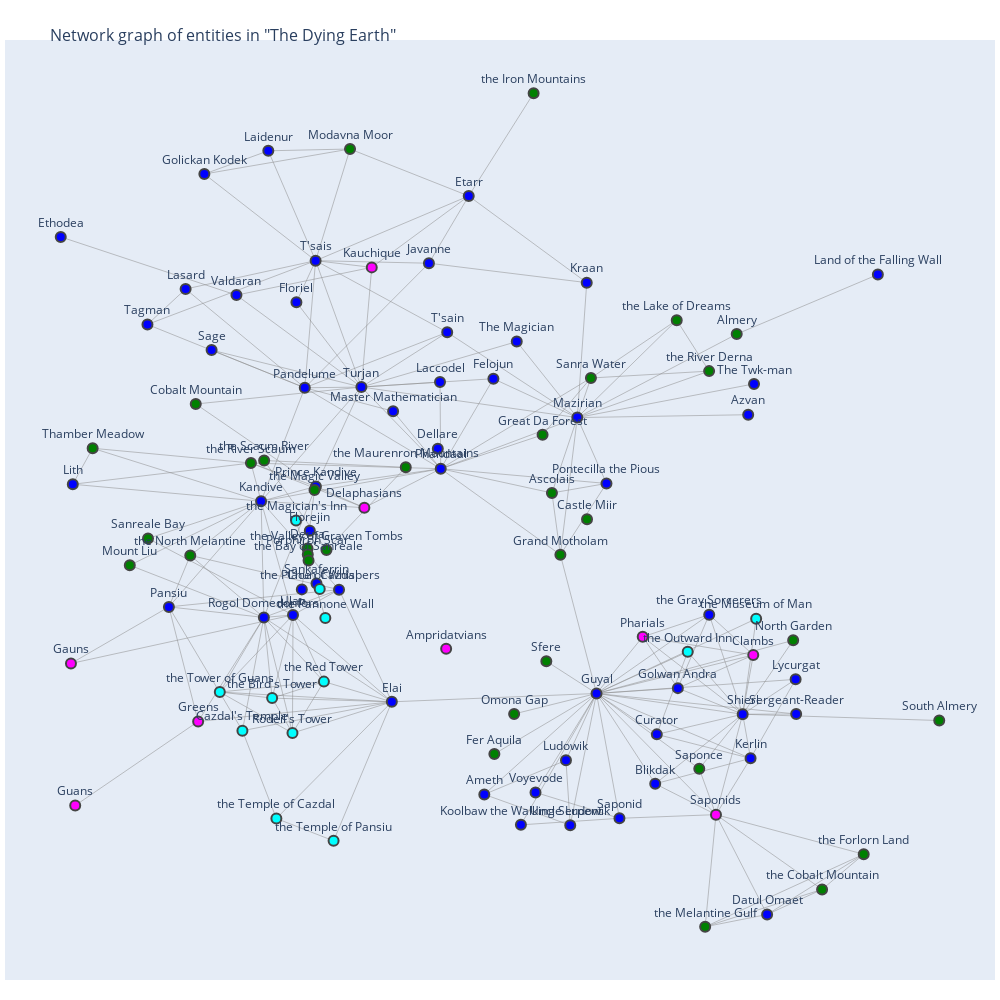

Here is the notebook cell this chart was saved with:
### Code cell
import pandas as pd
import plotly.graph_objects as go
import networkx as nx
from itertools import combinations

# Assuming de_df is your DataFrame and already loaded with the 'Entities' column filled as per your function

# Define entity types and their corresponding colors
entity_types = ['PERSON', 'LOC', 'ARTIFACT_OBJECT', 'FAC', 'NORP', 'SPELL', 'CREATURE', 'EVENT']
colors = ['blue', 'green', 'red', 'cyan', 'magenta', 'yellow', 'orange', 'purple']
color_map = dict(zip(entity_types, colors))

# Create a network graph
G = nx.Graph()

# Add nodes with their type
for _, row in de_df.iterrows():
    filtered_entities = filter_entities(row['Entities'])
    for entity, entity_type in filtered_entities:
        G.add_node(entity, type=entity_type)

# Add edges (for simplicity, connecting all entities within the same text, except ("Earth", "LOC"))
for _, row in de_df.iterrows():
    filtered_entities = filter_entities(row['Entities'])
    entities = [entity for entity, _ in filtered_entities]
    for source, target in combinations(entities, 2):
        G.add_edge(source, target)

# Position the nodes using a layout to bring outliers closer
pos = nx.kamada_kawai_layout(G)

# Prepare plotly graph
edge_x = []
edge_y = []
for edge in G.edges():
    x0, y0 = pos[edge[0]]
    x1, y1 = pos[edge[1]]
    edge_x.extend([x0, x1, None])
    edge_y.extend([y0, y1, None])

edge_trace = go.Scatter(
    x=edge_x, y=edge_y,
    line=dict(width=0.5, color='#888'),
    hoverinfo='none',
    mode='lines')

node_x = []
node_y = []
node_color = []
node_text = []
for node in G.nodes():
    x, y = pos[node]
    node_x.append(x)
    node_y.append(y)
    node_color.append(color_map.get(G.nodes[node]['type'], 'grey'))
    node_text.append(node)

node_trace = go.Scatter(
    x=node_x, y=node_y,
    mode='markers+text',
    hoverinfo='text',
    text=node_text,
    textposition="top center",
    marker=dict(
        size=10,
        color=node_color,
        line_width=2))

# Create layout for the graph
fig = go.Figure(data=[edge_trace, node_trace],
             layout=go.Layout(
                title='<br>Network graph of entities in "The Dying Earth"',
                titlefont_size=16,
                showlegend=False,
                hovermode='closest',
                margin=dict(b=20,l=5,r=5,t=40),
                xaxis=dict(showgrid=False, zeroline=False, showticklabels=False),
                yaxis=dict(showgrid=False, zeroline=False, showticklabels=False)))
fig.update_layout(
    width=1000,  # Set the width of the plot
    height=1000)

# Code to display the graph
fig.show()

### Figure 1 — Plotly figure (JSON) as saved in the notebook; plotly's stock layout.template omitted (floating-point values rounded to 4 significant figures; data arrays with more than 128 entries replaced by an {"elided": "..."} marker saying what was removed)
{"data": [{"hoverinfo": "none", "line": {"color": "#888", "width": 0.5}, "mode": "lines", "type": "scatter", "x": {"elided": "657 float values"}, "y": {"elided": "657 float values"}}, {"hoverinfo": "text", "marker": {"color": ["blue", "blue", "blue", "blue", "blue", "green", "blue", "blue", "blue", "magenta", "blue", "green", "blue", "blue", "green", "blue", "blue", "blue", "blue", "green", "blue", "green", "blue", "blue", "green", "green", "green", "blue", "blue", "blue", "blue", "green", "blue", "blue", "blue", "blue", "green", "green", "blue", "magenta", "green", "blue", "green", "green", "green", "green", "blue", "green", "blue", "green", "blue", "green", "blue", "green", "green", "green", "cyan", "cyan", "green", "blue", "cyan", "magenta", "green", "blue", "blue", "blue", "green", "blue", "magenta", "magenta", "blue", "cyan", "cyan", "cyan", "magenta", "cyan", "cyan", "cyan", "cyan", "magenta", "green", "blue", "green", "green", "green", "blue", "blue", "blue", "blue", "blue", "blue", "blue", "blue", "green", "cyan", "green", "blue", "blue", "cyan", "blue", "green", "blue", "blue", "magenta", "blue", "magenta"], "line": {"width": 2}, "size": 10}, "mode": "markers+text", "text": ["Turjan", "Sage", "Pandelume", "Phandaal", "Laccodel", "Castle Miir", "Kandive", "T'sais", "Valdaran", "Kauchique", "Prince Kandive", "Cobalt Mountain", "Floriel", "T'sain", "Ascolais", "Mazirian", "Azvan", "The Magician", "Felojun", "Grand Motholam", "Pontecilla the Pious", "the River Derna", "The Twk-man", "Kraan", "Sanra Water", "the Lake of Dreams", "Almery", "Master Mathematician", "Dellare", "Laidenur", "Golickan Kodek", "Modavna Moor", "Lasard", "Tagman", "Etarr", "Javanne", "the Melantine Gulf", "the Cobalt Mountain", "Datul Omaet", "Saponids", "the Forlorn Land", "Ethodea", "the Maurenron Mountains", "the Scaum River", "the Valley of Graven Tombs", "the Iron Mountains", "Land of the Falling Wall", "Thamber Meadow", "Lith", "the River Scaum", "Florejin", "the Magic Valley", "Chun", "Derna", "Porphiron Scar", "the Bay of Sanreale", "the Magician's Inn", "the Pannone Wall", "Great Da Forest", "Sankaferrin", "the Place of Whispers", "Delaphasians", "the North Melantine", "Rogol Domedonfors", "Cazdal", "Pansiu", "Mount Liu", "Ulan", "Greens", "Gauns", "Elai", "Cazdal's Temple", "the Temple of Pansiu", "the Temple of Cazdal", "Guans", "the Bird's Tower", "the Tower of Guans", "Rodeil's Tower", "the Red Tower", "Ampridatvians", "Sanreale Bay", "Guyal", "Sfere", "Fer Aquila", "Omona Gap", "Ameth", "Uncle Ludowik", "Ludowik", "Saponid", "Koolbaw the Walking Serpent", "Voyevode", "Shierl", "Sergeant-Reader", "North Garden", "the Museum of Man", "Saponce", "Lycurgat", "Kerlin", "the Outward Inn", "Curator", "South Almery", "Blikdak", "Golwan Andra", "Clambs", "the Gray Sorcerers", "Pharials"], "textposition": "top center", "type": "scatter", "x": [-0.1371, -0.3682, -0.2245, -0.01477, -0.01587, 0.2109, -0.2919, -0.2078, -0.3299, -0.1211, -0.2073, -0.3927, -0.2374, -0.004771, 0.1568, 0.1959, 0.4595, 0.1025, 0.06649, 0.1698, 0.2409, 0.3993, 0.4685, 0.2105, 0.2169, 0.3493, 0.4418, -0.08821, -0.01925, -0.2807, -0.3794, -0.1547, -0.4083, -0.4671, 0.02844, -0.03294, 0.3931, 0.5735, 0.4887, 0.4098, 0.6377, -0.6009, -0.0687, -0.2872, -0.191, 0.1285, 0.6595, -0.5517, -0.5823, -0.3075, -0.2167, -0.2095, -0.229, -0.2202, -0.2198, -0.2187, -0.238, -0.1928, 0.1423, -0.2064, -0.2014, -0.1326, -0.4011, -0.2876, -0.1716, -0.4341, -0.4944, -0.2426, -0.389, -0.5851, -0.0902, -0.3207, -0.18, -0.2683, -0.5786, -0.2748, -0.3555, -0.2435, -0.195, -0.006395, -0.4663, 0.2256, 0.1481, 0.06798, 0.09846, 0.05245, 0.185, 0.1784, 0.2609, 0.1089, 0.1314, 0.451, 0.5335, 0.5289, 0.4718, 0.384, 0.5327, 0.4632, 0.3662, 0.3186, 0.7542, 0.3161, 0.351, 0.4673, 0.3994, 0.2968], "y": [0.3548, 0.4359, 0.3531, 0.1754, 0.3657, 0.06434, 0.104, 0.6323, 0.5567, 0.6176, 0.1365, 0.3175, 0.5411, 0.475, 0.1222, 0.2877, 0.294, 0.4546, 0.3731, -0.01365, 0.143, 0.3898, 0.3617, 0.5841, 0.3746, 0.5017, 0.4711, 0.3017, 0.2194, 0.8736, 0.8227, 0.8776, 0.5701, 0.4922, 0.7744, 0.6267, -0.8305, -0.7485, -0.8035, -0.5843, -0.6712, 0.6845, 0.1784, 0.1935, -0.003232, 1, 0.6019, 0.2204, 0.1413, 0.1879, 0.039, 0.1285, -0.08957, 1.318e-05, -0.0131, -0.02616, 0.0617, -0.1526, 0.2498, -0.0768, -0.08897, 0.08978, -0.01497, -0.1512, -0.09017, -0.128, -0.03655, -0.1457, -0.3796, -0.2523, -0.3365, -0.3999, -0.6418, -0.5927, -0.5642, -0.3283, -0.315, -0.4052, -0.2921, -0.2201, 0.02221, -0.3182, -0.2473, -0.451, -0.3632, -0.5398, -0.6075, -0.465, -0.5923, -0.6067, -0.5354, -0.3637, -0.3633, -0.2015, -0.154, -0.4836, -0.2872, -0.4607, -0.2267, -0.408, -0.3776, -0.5165, -0.3064, -0.2337, -0.1451, -0.1938]}], "layout": {"height": 1000, "hovermode": "closest", "margin": {"b": 20, "l": 5, "r": 5, "t": 40}, "showlegend": false, "title": {"font": {"size": 16}, "text": "<br>Network graph of entities in \"The Dying Earth\""}, "width": 1000, "xaxis": {"showgrid": false, "showticklabels": false, "zeroline": false}, "yaxis": {"showgrid": false, "showticklabels": false, "zeroline": false}}}
